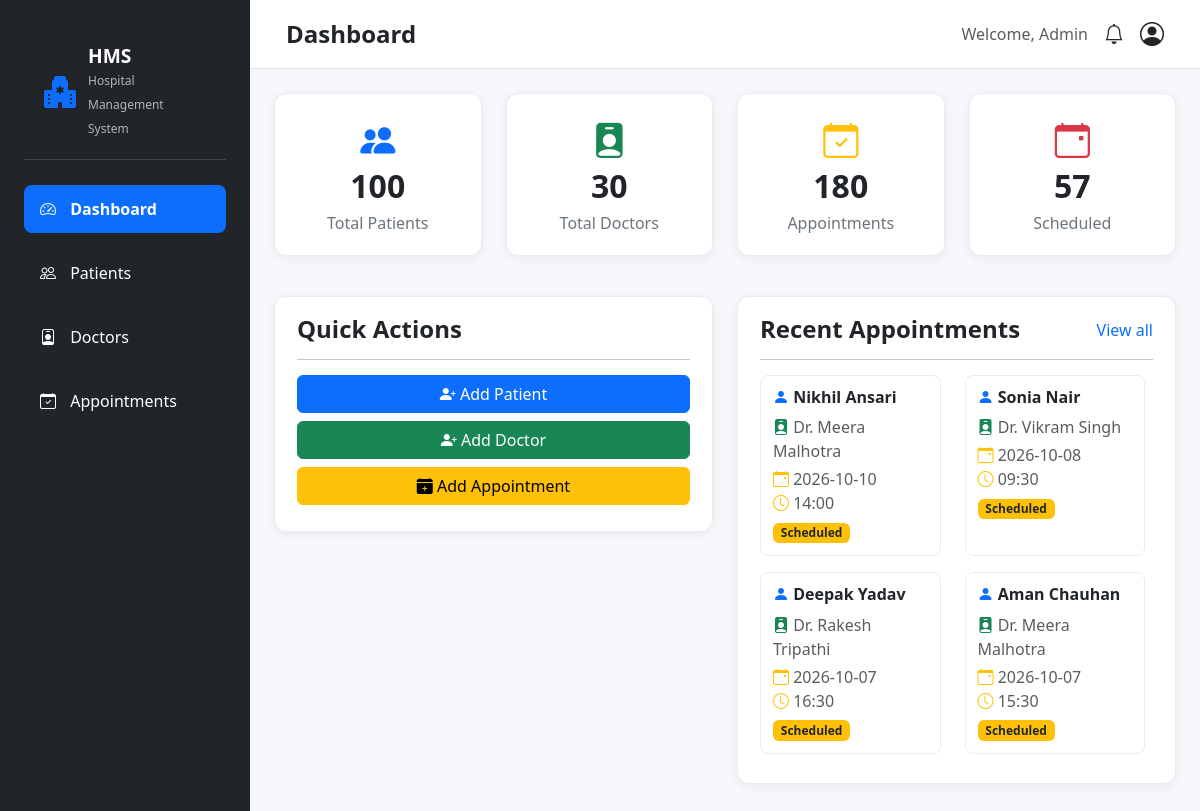
/dashboard, run on the app's committed database.
### tables this page shows
CREATE TABLE appointments (
    id INTEGER PRIMARY KEY AUTOINCREMENT,
    patient_id INTEGER NOT NULL,
    doctor_id INTEGER NOT NULL,
    appointment_date TEXT NOT NULL,
    appointment_time TEXT NOT NULL,
    status TEXT NOT NULL,
    FOREIGN KEY (patient_id) REFERENCES patients(id),
    FOREIGN KEY (doctor_id) REFERENCES doctors(id)
);

CREATE TABLE patients (
    id INTEGER PRIMARY KEY AUTOINCREMENT,
    name TEXT NOT NULL,
    age INTEGER NOT NULL,
    gender TEXT NOT NULL,
    phone TEXT NOT NULL
);

CREATE TABLE doctors (
    id INTEGER PRIMARY KEY AUTOINCREMENT,
    name TEXT NOT NULL,
    specialization TEXT NOT NULL,
    phone TEXT,
    email TEXT
);

### app.py (the view)
@app.route("/dashboard")
def dashboard():
    connection = get_db_connection()
    cursor = connection.cursor()
    cursor.execute("SELECT COUNT(*) FROM patients")
    total_patients = cursor.fetchone()[0]
    cursor.execute("SELECT COUNT(*) FROM doctors")
    total_doctors = cursor.fetchone()[0]
    cursor.execute("SELECT COUNT(*) FROM appointments")
    total_appointments = cursor.fetchone()[0]
    cursor.execute("""
                   SELECT COUNT(*) FROM appointments
                   WHERE status = 'Scheduled'
                   """)
    scheduled_appointments = cursor.fetchone()[0]
    cursor.execute("""
        SELECT
            appointments.appointment_date,
            appointments.appointment_time,
            appointments.status,
            patients.name AS patient_name,
            doctors.name AS doctor_name
        FROM appointments
        JOIN patients ON appointments.patient_id = patients.id
        JOIN doctors ON appointments.doctor_id = doctors.id
        ORDER BY appointments.id DESC LIMIT 5
    """)
    recent_appointments = cursor.fetchall()
    connection.close()
    return render_template(
        "dashboard.html",
        page_title="Dashboard",
        total_patients=total_patients,
        total_doctors=total_doctors,
        total_appointments=total_appointments,
        scheduled_appointments=scheduled_appointments,
        recent_appointments=recent_appointments
    )

### database/db.py (called while the page is built)
def get_db_connection():
    connection = sqlite3.connect(DATABASE_PATH)
    connection.row_factory = sqlite3.Row
    connection.execute("PRAGMA foreign_keys = ON")
    return connection

### templates/dashboard.html
{% extends "base.html" %} {% block content %}
<div class="row">
  <div class="col-md-3 mb-3">
    <a href="/patients" class="dashboard-card-link">
      <div class="dashboard-card">
        <div class="dashboard-card-body">
          <i class="bi bi-people-fill dashboard-icon text-primary"></i>
          <h2 class="dashboard-number">{{ total_patients }}</h2>
          <p class="dashboard-title">Total Patients</p>
        </div>
      </div>
    </a>
  </div>
  <div class="col-md-3 mb-3">
    <a href="/doctors" class="dashboard-card-link">
      <div class="dashboard-card">
        <div class="dashboard-card-body">
          <i class="bi bi-person-badge-fill dashboard-icon text-success"></i>
          <h2 class="dashboard-number">{{ total_doctors }}</h2>
          <p class="dashboard-title">Total Doctors</p>
        </div>
      </div>
    </a>
  </div>
  <div class="col-md-3 mb-3">
    <a href="/appointments" class="dashboard-card-link">
      <div class="dashboard-card">
        <div class="dashboard-card-body">
          <i class="bi bi-calendar-check dashboard-icon text-warning"></i>
          <h2 class="dashboard-number">{{ total_appointments }}</h2>
          <p class="dashboard-title">Appointments</p>
        </div>
      </div>
    </a>
  </div>
  <div class="col-md-3 mb-3">
    <a href="/appointments" class="dashboard-card-link">
      <div class="dashboard-card">
        <div class="dashboard-card-body">
          <i class="bi bi-calendar-event dashboard-icon text-danger"></i>
          <h2 class="dashboard-number">{{ scheduled_appointments }}</h2>
          <p class="dashboard-title">Scheduled</p>
        </div>
      </div>
    </a>
  </div>
</div>
<div class="row mt-4">
  <div class="col-lg-6">
    <div class="dashboard-card">
      <div class="dashboard-widget-body">
        <h4>Quick Actions</h4>
        <hr />
        <a href="/add-patient" class="btn btn-primary w-100 mb-2">
          <i class="bi bi-person-plus-fill"></i>
          Add Patient
        </a>
        <a href="/add-doctor" class="btn btn-success w-100 mb-2">
          <i class="bi bi-person-plus-fill"></i>
          Add Doctor
        </a>
        <a href="/add-appointment" class="btn btn-warning w-100 mb-2">
          <i class="bi bi-calendar-plus-fill"></i>
          Add Appointment
        </a>
      </div>
    </div>
  </div>
  <div class="col-lg-6">
    <div class="dashboard-card">
      <div class="dashboard-widget-body">
        <div class="d-flex justify-content-between align-items-center">
          <h4 class="mb-0">Recent Appointments</h4>
          <a href="/appointments" class="text-primary"> View all </a>
        </div>
        <hr />
        <div class="recent-appointments-container">
          <div class="row">
            {% for appointment in recent_appointments %}
            <div class="col-md-6 mb-3">
              <div class="appointment-item">
                <h6 class="fw-bold mb-2">
                  <i class="bi bi-person-fill text-primary"></i>
                  {{ appointment["patient_name"] }}
                </h6>
                <p class="mb-1 text-muted">
                  <i class="bi bi-person-badge-fill text-success"></i>
                  {{ appointment["doctor_name"] }}
                </p>
                <p class="mb-1 text-muted">
                  <i class="bi bi-calendar-event text-warning"></i>
                  {{ appointment["appointment_date"] }}
                  <br />
                  <i class="bi bi-clock text-warning"></i>
                  {{ appointment["appointment_time"] }}
                </p>
                {% if appointment["status"] == "Scheduled" %}
                <span class="badge bg-warning text-dark"> Scheduled </span>
                {% elif appointment["status"] == "Completed" %}
                <span class="badge bg-success"> Completed </span>
                {% elif appointment["status"] == "Cancelled" %}
                <span class="badge bg-danger"> Cancelled </span>
                {% endif %}
              </div>
            </div>
            {% endfor %}
          </div>
        </div>
      </div>
    </div>
  </div>
</div>
{% endblock %}

### templates/base.html (shortened to what this page needs)
<!DOCTYPE html>
<html lang="en">
<head>
     <link href="https://cdn.jsdelivr.net/npm/bootstrap@5.3.7/dist/css/bootstrap.min.css" rel="stylesheet">
     <link rel="stylesheet"
      href="https://cdn.jsdelivr.net/npm/bootstrap-icons@1.13.1/font/bootstrap-icons.min.css">
     <link rel="stylesheet" href="{{ url_for('static', filename='css/style.css') }}">
</head>
<body>
    <div class="d-flex">
        {% include 'Components/sidebar.html' %}
        <div class="flex-grow-1 min-vw-0">
            {% include 'Components/navbar.html' %}
            <main class="flex-grow-1 p-4">
                {% block content %}
                {% endblock %}
            </main>
        </div>
    </div>
</body>
</html>

### templates/Components/sidebar.html
<div class="sidebar">
    <div class="sidebar-brand">
        <i class="bi bi-hospital-fill"></i>
        <div class="brand-text">
            <h4>HMS</h4>
            <small>Hospital Management System</small>
        </div>
    </div>
    <ul class="nav flex-column">
        <li class="nav-item mb-2">
            <a href="{{ url_for('dashboard') }}" class="nav-link {% if request.endpoint == 'dashboard' %} active{% endif %}">
                <i class="bi bi-speedometer2"></i> Dashboard
            </a>
        </li>
        <li class="nav-item mb-2">
            <a href="{{ url_for('patients') }}" class="nav-link {% if request.endpoint == 'patients' %} active{% endif %}">
                <i class="bi bi-people"></i> Patients
            </a>
        </li>
        <li class="nav-item mb-2">
            <a href="{{ url_for('doctors') }}" class="nav-link {% if request.endpoint == 'doctors' %} active{% endif %}">
                <i class="bi bi-person-badge"></i> Doctors
            </a>
        </li>
        <li class="nav-item mb-2">
            <a href="{{ url_for('appointments') }}" class="nav-link {% if request.endpoint == 'appointments' %} active{% endif %}">
                <i class="bi bi-calendar-check"></i> Appointments
            </a>
        </li>
    </ul>
</div>

### templates/Components/navbar.html
<nav class="navbar navbar-expand-lg bg-white border-bottom px-4 py-3">
    <div class="container-fluid">
        <h4 class="mb-0">
            {{ page_title | default('Dashboard') }}
        </h4>
        <div class="d-flex align-items-center">
            <span class="me-3 text-muted">
                Welcome, Admin
            </span>
            <i class="bi bi-bell fs-5 me-3"></i>
            <i class="bi bi-person-circle fs-4"></i>
        </div>
    </div>
</nav>

### static/css/style.css (style rules this page uses)
* { box-sizing: border-box; }
body { margin: 0; background-color: #f5f7fa; font-family: 'Segoe UI', Tahoma, Geneva, Verdana, sans-serif; }
main { padding: 30px; min-height: 100vh; }
h1, h2, h3, h4, h5, h6 { color: #212529; font-weight: 600; }
a { text-decoration: none; }
.sidebar { width: 250px; min-width: 250px; flex-shrink: 0; min-height: 100vh; background-color: #212529; color:white; padding: 1.5rem; }
.min-vw-0 { min-width: 0; }
.sidebar .nav-link { color: #ffffff; border-radius: 8px; padding: 12px 16px; margin-bottom: 8px; transition: all 0.3s ease; }
.sidebar .nav-link.active { background-color: #0d6efd; color: #ffffff; font-weight: 600; }
.sidebar .nav-link i { margin-right: 10px; }
.sidebar-brand { display: flex; align-items: center; gap: 12px; padding: 20px; margin-bottom: 25px; border-bottom: 1px solid rgba(255,255,255,0.15); }
.sidebar-brand i { font-size: 2rem; color: #0d6efd; }
.brand-text h4 { margin: 0; color: #ffffff; font-size: 1.2rem; font-weight: 700; }
.brand-text small { color: #adb5bd; font-size: 0.75rem; }
.dashboard-card-link { display: block; text-decoration: none; color: inherit; }
.dashboard-card { background-color: #ffffff; border-radius: 12px; border: 1px solid #e9ecef; box-shadow: 0 2px 8px rgba(0, 0, 0, 0.06); transition: transform 0.3s ease, box-shadow 0.3s ease; }
.dashboard-card-body { padding: 20px; text-align: center; }
.dashboard-icon { font-size: 2.2rem; margin-bottom: 10px; }
.dashboard-number { font-size: 2rem; font-weight: 700; margin-bottom: 6px; }
.dashboard-title { color: #6c757d; font-size: 1rem; margin: 0; }
.dashboard-widget-body { padding: 18px 22px; }
.dashboard-widget-body h4 { font-weight: 600; margin-bottom: 10px; }
.dashboard-widget-body hr { margin: 15px 0; }
.appointment-item { padding: 12px; border: 1px solid #e9ecef; border-radius: 8px; height: 100%; transition: all 0.2s ease; }
.recent-appointments-container { max-height: 390px; overflow-y: auto; padding-right: 8px; }
.dashboard-card .btn { transition: all 0.25s ease; }

### data on the page
appointments: patient_name "Nikhil Ansari", doctor_name "Dr. Meera Malhotra", appointment_date "2026-10-10", appointment_time "14:00", status "Scheduled"
appointments: patient_name "Sonia Nair", doctor_name "Dr. Vikram Singh", appointment_date "2026-10-08", appointment_time "09:30", status "Scheduled"
appointments: patient_name "Deepak Yadav", doctor_name "Dr. Rakesh Tripathi", appointment_date "2026-10-07", appointment_time "16:30", status "Scheduled"
appointments: patient_name "Aman Chauhan", doctor_name "Dr. Meera Malhotra", appointment_date "2026-10-07", appointment_time "15:30", status "Scheduled"

### other printed values
{{ page_title | default('Dashboard') }} "Dashboard"
{{ total_patients }} "100"
{{ total_doctors }} "30"
{{ total_appointments }} "180"
{{ scheduled_appointments }} "57"
